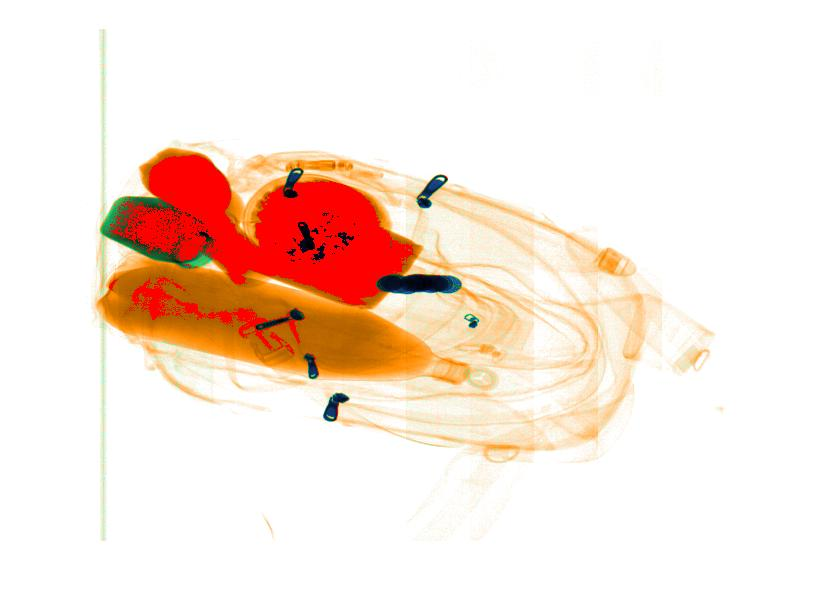
#> input picture jaccard-images/exp251.jpg, 814 x 605 px
$ jupyter execute --allow-errors make-jaccard-vectors.ipynb
#> lines starting #> are read from the running program, lines starting #| are printed output that depends on the picture
[cell 1]
import cv2

[cell 2]
import matplotlib.pyplot as plt
import matplotlib.patches as patches

[cell 3]
im = cv2.imread("jaccard-images/exp251.jpg")
#> im is the input picture: shape (605, 814, 3); mean B, G, R 218.4, 229.6, 248.5
im = cv2.cvtColor(im, cv2.COLOR_BGR2RGB)

[cell 4]
fig, ax = plt.subplots(1, figsize=(15, 10))
ax.imshow(im)

rect = patches.Rectangle((420, 280), 10, 10, linewidth=1, edgecolor='r', facecolor='none')
ax.add_patch(rect)
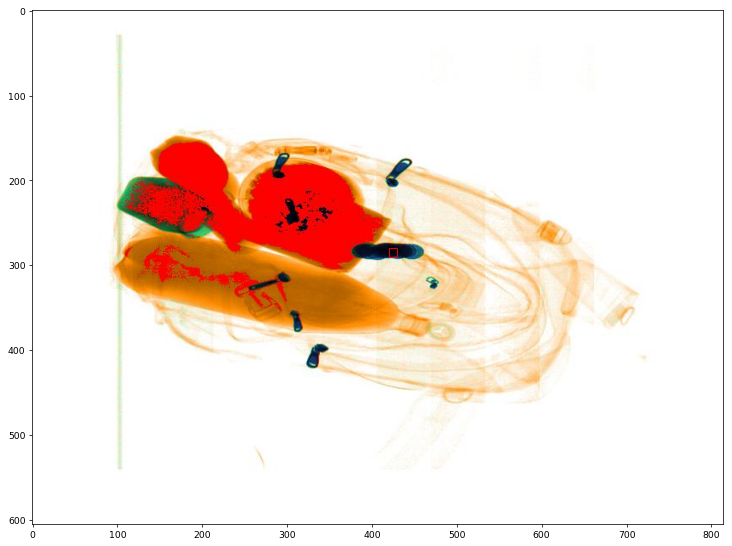
#> figure drawn by matplotlib, 1 panel

[cell 5]
metal = im[280:290, 420:430].ravel()
#> metal = 300 values, max 60 at index 299, min 0 at index 12, mean 9.31

#> (the rest of this cell did not finish here and is left out)

[cell 6]
inorganic = im[340:350, 500:510].ravel()
#> inorganic = 300 values, max 255 at index 12, min 151 at index 2, mean 215.8

#> (the rest of this cell did not finish here and is left out)

[cell 7]
organic = im[340:350, 350:360].ravel()
#> organic = 300 values, max 194 at index 267, min 0 at index 2, mean 95.64

#> (the rest of this cell did not finish here and is left out)

[cell 8]
type_1 = im[200:210, 270:280].ravel()
#> type_1 = 300 values, max 255 at index 120, min 0 at index 4, mean 84.83
type_2 = im[310:320, 270:280].ravel()
#> type_2 = 300 values, max 206 at index 246, min 0 at index 2, mean 92.76
type_3 = im[310:320, 440:450].ravel()
#> type_3 = 300 values, max 255 at index 15, min 171 at index 299, mean 222.9
type_4 = im[310:320, 520:530].ravel()
#> type_4 = 300 values, max 255 at index 3, min 137 at index 26, mean 225.5
type_5 = im[310:320, 580:590].ravel()
#> type_5 = 300 values, max 255 at index 3, min 111 at index 236, mean 204.8
type_6 = im[210:220, 550:560].ravel()
#> type_6 = 300 values, max 255 at index 0, min 226 at index 272, mean 253.6
type_7 = im[210:220, 450:460].ravel()
#> type_7 = 300 values, max 255 at index 18, min 154 at index 89, mean 230.5


$ run again, with jaccard-images/exp1.jpg copied over jaccard-images/exp251.jpg
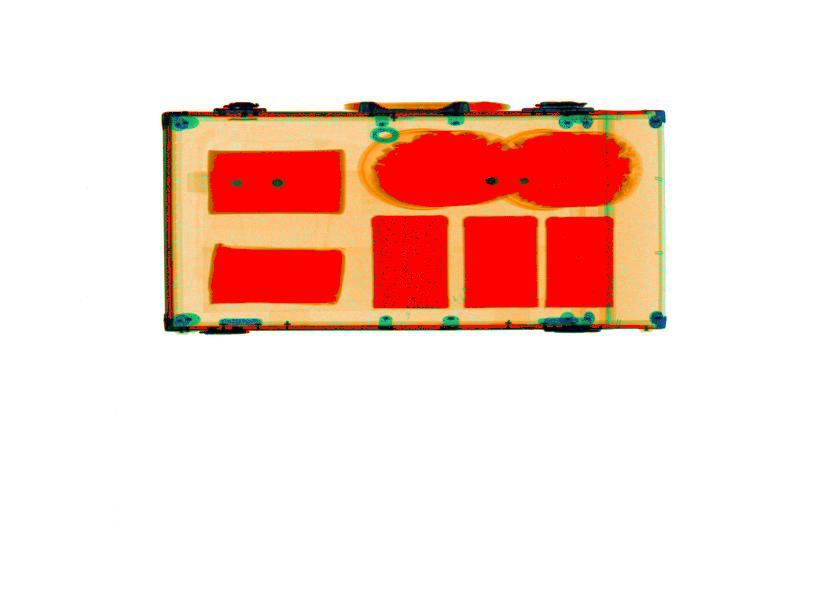
#> input picture jaccard-images/exp1.jpg, 814 x 605 px
#> im is the input picture: shape (605, 814, 3); mean B, G, R 208.8, 217.9, 247.7
#> `[cell 4] fig, ax = plt.subplots(1, figsize=(15, 10)) ax.imshow(im)  re..`:
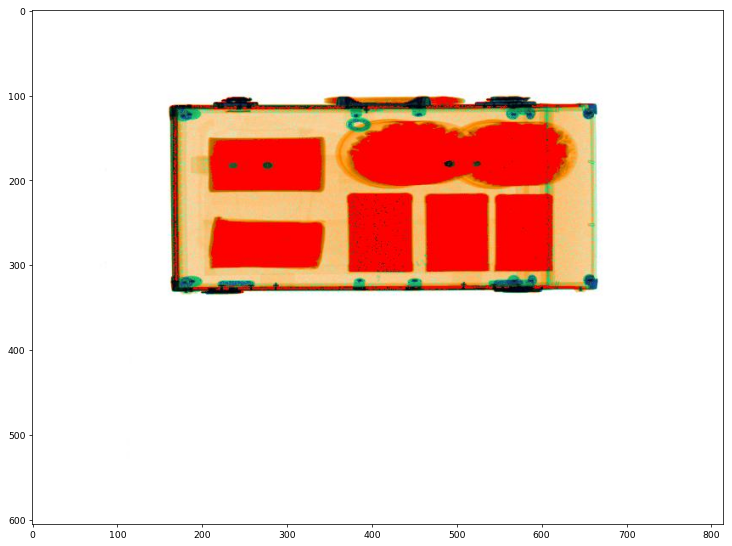
#> figure drawn by matplotlib, 1 panel
#> metal = 300 values, max 255 at index 9, min 0 at index 4, mean 83.88
#> inorganic = 300 values from 255 to 255
#> type_1 = 300 values, max 254 at index 0, min 0 at index 1, mean 84.73
#> type_2 = 300 values, max 255 at index 90, min 120 at index 59, mean 190.9
#> type_3 = 300 values, max 255 at index 6, min 0 at index 234, mean 170.1
#> type_4 = 300 values, max 255 at index 87, min 87 at index 29, mean 181.8
#> type_5 = 300 values, max 255 at index 0, min 0 at index 111, mean 115.6
#> type_6 = 300 values, max 255 at index 12, min 0 at index 212, mean 150
#> type_7 = 300 values, max 255 at index 12, min 92 at index 272, mean 184.5

$ run again, with jaccard-images/exp253.jpg copied over jaccard-images/exp251.jpg
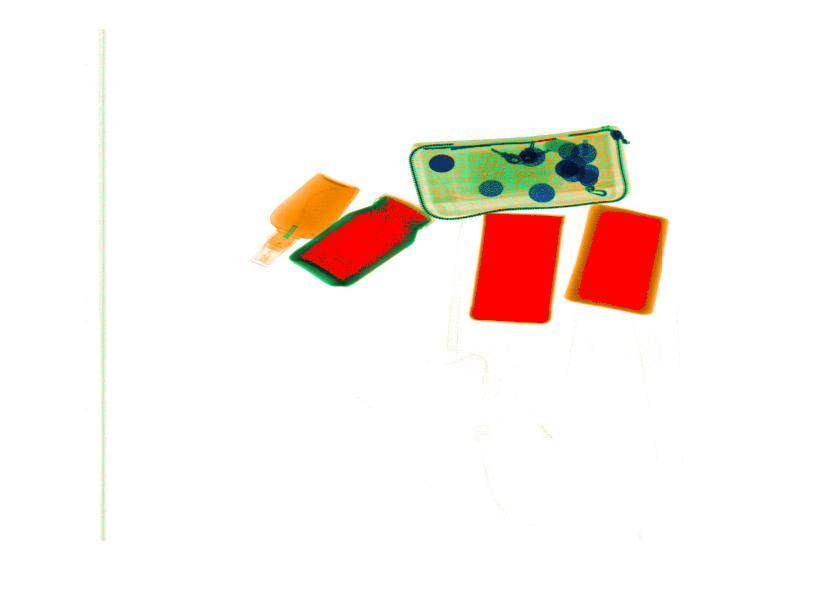
#> input picture jaccard-images/exp253.jpg, 814 x 605 px
#> im is the input picture: shape (605, 814, 3); mean B, G, R 235.7, 240, 248.8
#> `[cell 4] fig, ax = plt.subplots(1, figsize=(15, 10)) ax.imshow(im)  re..`:
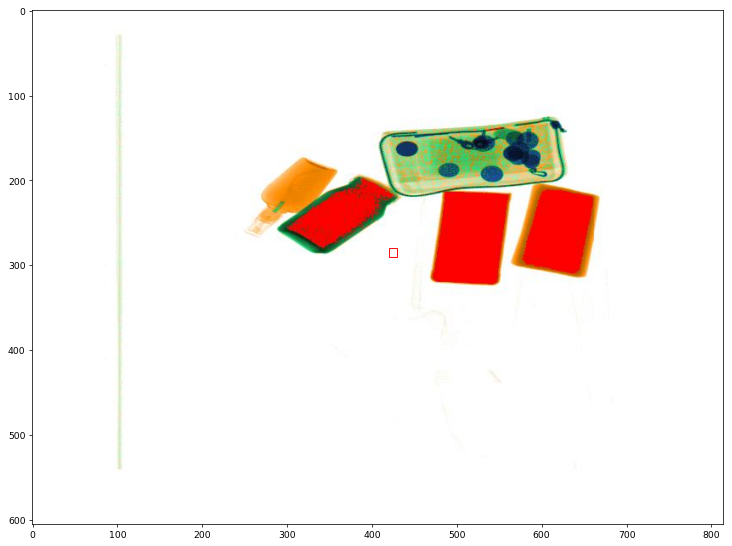
#> figure drawn by matplotlib, 1 panel
#> metal = 300 values from 255 to 255
#> inorganic = 300 values, max 255 at index 0, min 253 at index 141, mean 254.6
#> organic = 300 values from 255 to 255
#> type_1 = 300 values, max 255 at index 0, min 100 at index 299, mean 243
#> type_2 = 300 values from 255 to 255
#> type_3 = 300 values, max 255 at index 0, min 243 at index 89, mean 254.3
#> type_4 = 300 values, max 254 at index 0, min 0 at index 1, mean 84.66
#> type_5 = 300 values, max 255 at index 1, min 243 at index 149, mean 253.5
#> type_6 = 300 values, max 255 at index 1, min 0 at index 182, mean 176
#> type_7 = 300 values, max 255 at index 198, min 16 at index 240, mean 168.9

$ run again, with jaccard-images/exp3.jpg copied over jaccard-images/exp251.jpg
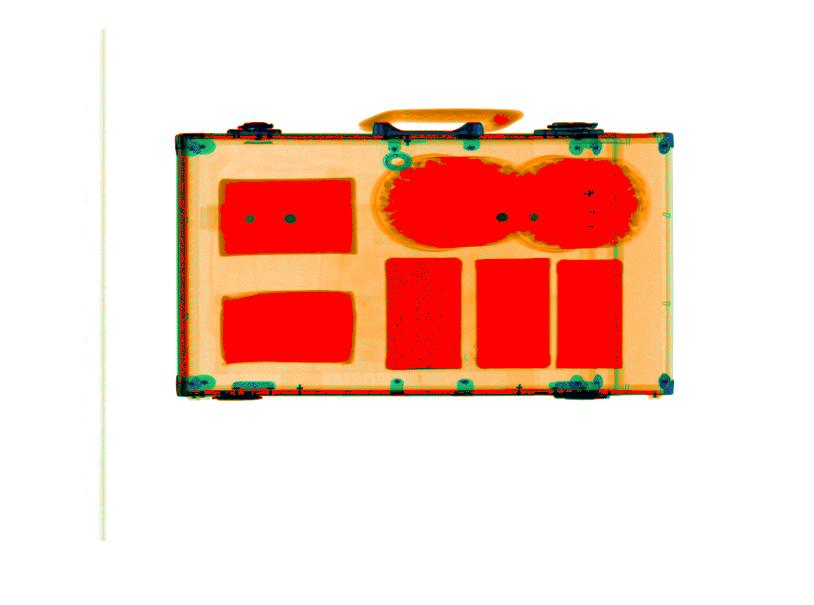
#> input picture jaccard-images/exp3.jpg, 814 x 605 px
#> im is the input picture: shape (605, 814, 3); mean B, G, R 197.4, 209.1, 247
#> `[cell 4] fig, ax = plt.subplots(1, figsize=(15, 10)) ax.imshow(im)  re..`:
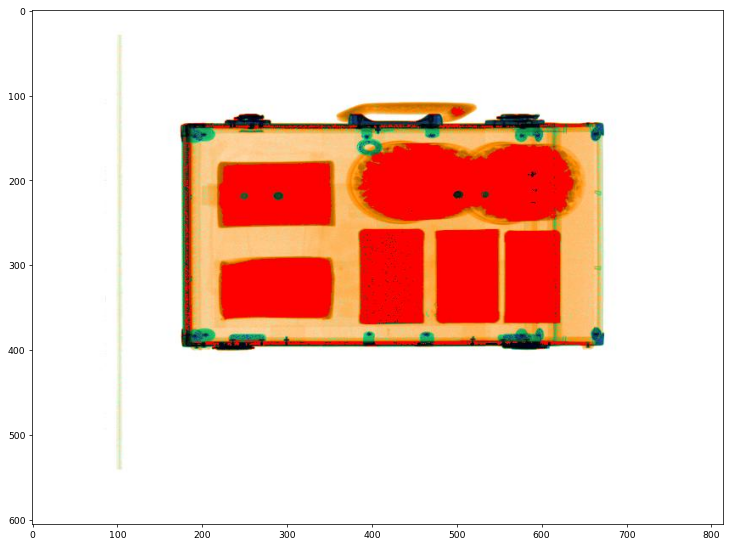
#> figure drawn by matplotlib, 1 panel
#> metal = 300 values, max 255 at index 6, min 0 at index 2, mean 82.95
#> inorganic = 300 values, max 254 at index 0, min 0 at index 1, mean 84.67
#> organic = 300 values, max 255 at index 18, min 0 at index 1, mean 136.8
#> type_1 = 300 values, max 254 at index 0, min 0 at index 1, mean 84.73
#> type_2 has the same summary as inorganic
#> type_3 = 300 values, max 255 at index 81, min 0 at index 2, mean 83.66
#> type_4 has the same summary as inorganic
#> type_5 has the same summary as inorganic
#> type_6 has the same summary as inorganic
#> type_7 has the same summary as inorganic
